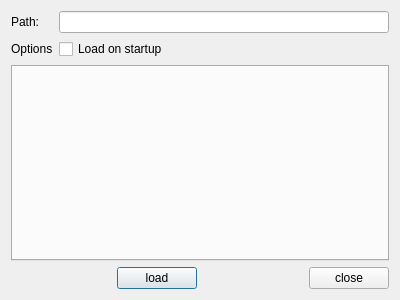
<?xml version="1.0" encoding="UTF-8"?>
<ui version="4.0">
 <class>PluginInfoDialog</class>
 <widget class="QDialog" name="PluginInfoDialog">
  <property name="geometry">
   <rect>
    <x>0</x>
    <y>0</y>
    <width>400</width>
    <height>300</height>
   </rect>
  </property>
  <property name="windowTitle">
   <string>Dialog</string>
  </property>
  <layout class="QFormLayout" name="formLayout">
   <property name="fieldGrowthPolicy">
    <enum>QFormLayout::AllNonFixedFieldsGrow</enum>
   </property>
   <item row="0" column="0">
    <widget class="QLabel" name="label">
     <property name="text">
      <string>Path:</string>
     </property>
    </widget>
   </item>
   <item row="0" column="1">
    <widget class="QLineEdit" name="mpPluginPath">
     <property name="readOnly">
      <bool>true</bool>
     </property>
    </widget>
   </item>
   <item row="4" column="0" colspan="2">
    <layout class="QHBoxLayout" name="horizontalLayout">
     <item>
      <spacer name="horizontalSpacer_2">
       <property name="orientation">
        <enum>Qt::Horizontal</enum>
       </property>
       <property name="sizeHint" stdset="0">
        <size>
         <width>40</width>
         <height>20</height>
        </size>
       </property>
      </spacer>
     </item>
     <item>
      <widget class="QPushButton" name="mpLoadBtn">
       <property name="text">
        <string>load</string>
       </property>
      </widget>
     </item>
     <item>
      <spacer name="horizontalSpacer">
       <property name="orientation">
        <enum>Qt::Horizontal</enum>
       </property>
       <property name="sizeHint" stdset="0">
        <size>
         <width>40</width>
         <height>20</height>
        </size>
       </property>
      </spacer>
     </item>
     <item>
      <widget class="QPushButton" name="mpCloseBtn">
       <property name="text">
        <string>close</string>
       </property>
      </widget>
     </item>
    </layout>
   </item>
   <item row="1" column="0">
    <widget class="QLabel" name="label_2">
     <property name="text">
      <string>Options</string>
     </property>
    </widget>
   </item>
   <item row="1" column="1">
    <widget class="QCheckBox" name="mpLoadOnStartup">
     <property name="text">
      <string>Load on startup</string>
     </property>
    </widget>
   </item>
   <item row="3" column="0" colspan="2">
    <widget class="QTabWidget" name="mpDeclarationsTab">
     <property name="sizePolicy">
      <sizepolicy hsizetype="Expanding" vsizetype="MinimumExpanding">
       <horstretch>0</horstretch>
       <verstretch>1</verstretch>
      </sizepolicy>
     </property>
     <property name="currentIndex">
      <number>-1</number>
     </property>
    </widget>
   </item>
  </layout>
 </widget>
 <resources/>
 <connections>
  <connection>
   <sender>mpCloseBtn</sender>
   <signal>clicked()</signal>
   <receiver>PluginInfoDialog</receiver>
   <slot>close()</slot>
   <hints>
    <hint type="sourcelabel">
     <x>347</x>
     <y>270</y>
    </hint>
    <hint type="destinationlabel">
     <x>199</x>
     <y>149</y>
    </hint>
   </hints>
  </connection>
 </connections>
</ui>
